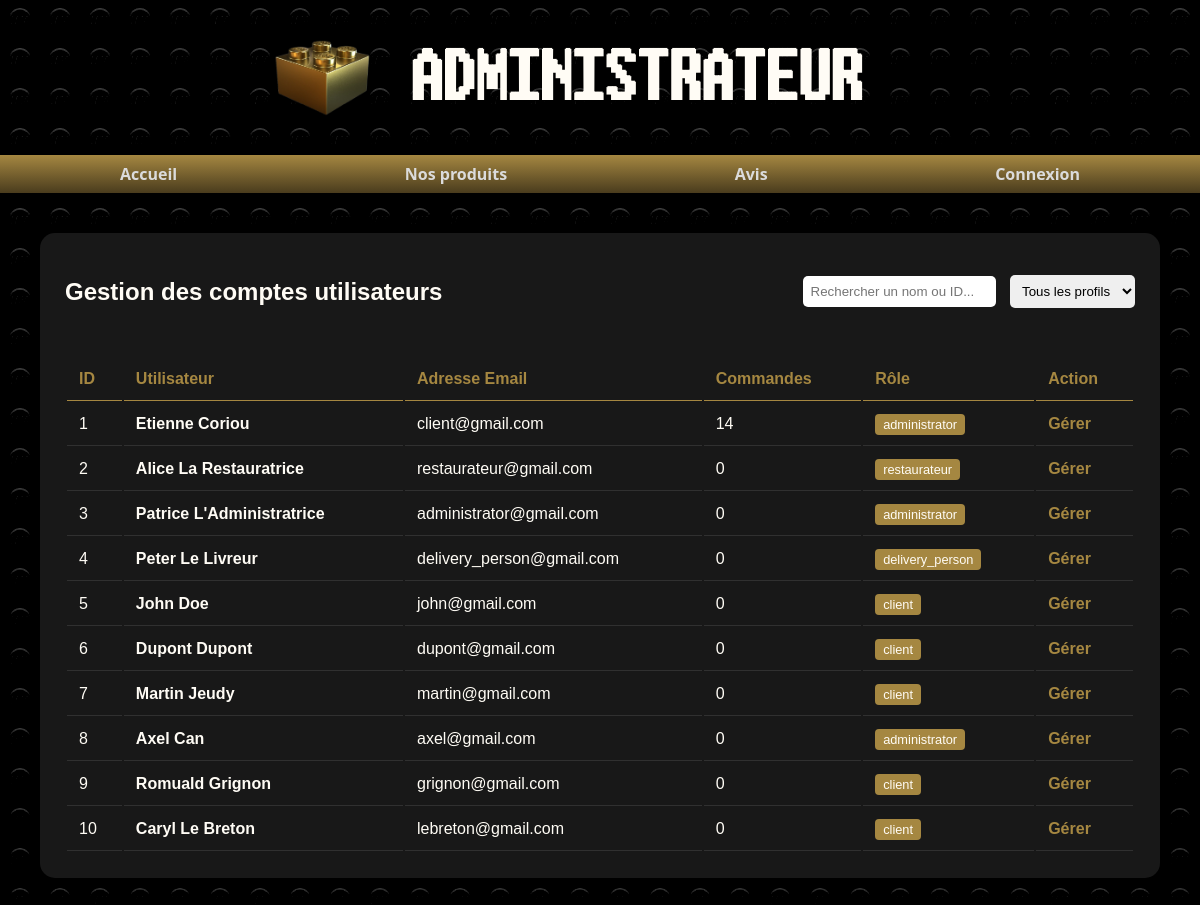
The app's page /admin.php with its own data.
### tables this page shows
CREATE TABLE users (
    id INT PRIMARY KEY AUTO_INCREMENT,
    email VARCHAR(255) UNIQUE NOT NULL,
    password_hash VARCHAR(255) NOT NULL,
    first_name VARCHAR(255),
    last_name VARCHAR(255),
    role_id INT NOT NULL,
    phone VARCHAR(20),
    birth_date DATE,
    inscription_date DATETIME,
    last_connection DATETIME,
    street_nb INT,
    street_nb_suf VARCHAR(3),
    street VARCHAR(50),
    town VARCHAR(50),
    zip_code INT,
    intercom_code VARCHAR(50),
    FOREIGN KEY(role_id) REFERENCES role(id)
);

CREATE TABLE role (
    id INT PRIMARY KEY AUTO_INCREMENT,
    name VARCHAR(15) UNIQUE NOT NULL
);

### admin.php (the view, shortened to what this page needs)
<?php
include_once 'db_connect.php';
$stmt = $pdo->prepare("
SELECT u.id, u.email, u.first_name, u.last_name, r.name AS role,
(
COALESCE(SUM(CASE WHEN ps.name = 'pending' THEN m.total_menu_quantity ELSE 0 END), 0) +
COALESCE(SUM(CASE WHEN ps.name = 'pending' THEN cf.total_food_quantity ELSE 0 END), 0)
) AS total_quantity
FROM users u
LEFT JOIN role r ON u.role_id = r.id
LEFT JOIN cart c ON u.id = c.user_id
LEFT JOIN payment_status ps ON c.payment_status_id = ps.id
LEFT JOIN (
    SELECT cart_id, SUM(quantity) AS total_menu_quantity
    FROM cart_menu
    GROUP BY cart_id
) m ON c.id = m.cart_id
LEFT JOIN (
    SELECT cart_id, SUM(quantity) AS total_food_quantity
    FROM cart_food
    GROUP BY cart_id
) cf ON c.id = cf.cart_id
GROUP BY u.id, u.email, u.first_name, u.last_name, r.name;
");
$stmt->execute();
$users_data = $stmt->fetchAll();
?>
<!DOCTYPE html>
<html lang="fr">
<head>
    <link rel="stylesheet" href="style.css">
    <link rel="stylesheet" href="admin.css">
</head>
<body>
    <header>
        <div id="main-header">
            <img id="logo" src="./images/LOGO.png" alt="Logo">
            <h1>ADMINISTRATEUR</h1>
            <video class="video-background" autoplay muted loop>
                <source src="./images/header_background.mp4" type="video/mp4">
            </video>
        </div>
        <section id="navbar-header">
            <a href="index.php" class="navbarbutton">Accueil</a>
            <a href="presentation.php" class="navbarbutton">Nos produits</a>
            <a href="reviews.php" class="navbarbutton">Avis</a>
            <?php if (isset($_SESSION['user'])): ?>
                <a href="profile.php" class="navbarbutton">Mon Profil</a>
            <?php if ($_SESSION['user']['role'] === 'administrator'): ?>
                <a href="admin.php" class="navbarbutton">Panel Admin</a>
            <?php elseif ($_SESSION['user']['role'] === 'restaurateur'): ?>
                <a href="restaurateur.php" class="navbarbutton">Gestion Commandes</a>
            <?php elseif ($_SESSION['user']['role'] === 'delivery_person'): ?>
                <a href="delivery.php" class="navbarbutton">Mes Livraisons</a>
            <?php endif; ?>
            <a href="logout.php" class="navbarbutton alert">Déconnexion</a>
            <?php else: ?>
                <a href="login.php" class="navbarbutton">Connexion</a>
            <?php endif; ?>
        </section>
    </header>
    <main class="admin-main">
        <div class="panel">
            <div class="panel-header">
                <h2>Gestion des comptes utilisateurs</h2>
                <div class="controls">
                    <input type="text" placeholder="Rechercher un nom ou ID..." class="search-bar">
                    <select class="filter-select">
                        <option>Tous les profils</option>
                    </select>
                </div>
            </div>
            <table class="admin-table">
                <thead>
                    <tr>
                        <th>ID</th>
                        <th>Utilisateur</th>
                        <th>Adresse Email</th>
                        <th>Commandes</th> <th>Rôle</th>
                        <th>Action</th>
                    </tr>
                </thead>
                <tbody>
                    <?php
                    foreach($users_data as $user_data) {
                        echo '<tr>
                            <td>'. $user_data['id'] .'</td>
                            <td><strong>'. $user_data['first_name'] .' '. $user_data['last_name'] .'</strong></td>
                            <td>'. $user_data['email'] .'</td>
                            <td>'. $user_data['total_quantity'] .'</td>
                            <td><span class="tag gold">'. $user_data['role'] .'</span></td>
                            <td><a href="profile.php" class="action-link">Gérer</a></td>
                        </tr>';
                    }
                    ?>
                </tbody>
            </table>
        </div>
    </main>
</body>
</html>

### style.css (style rules this page uses)
:root { --navbartext: #dbdbdb; --gold: linear-gradient(#a58741, #4a3c1d); --solid-gold: #a58741; --solid-dark-gold: #4a3c1d; --offwhite: #fffcf5; --lightgray: #555; --darkgray: #181818; --input-color: #ffffff0d; --red: #e53935; --darkred: #b32c29; }
body { margin: 0; font-family: Impact, Haettenschweiler, 'Arial Narrow Bold', sans-serif; background-image: url('images/background.png'); color: var(--offwhite); }
h1 { font-family: 'Brix', sans-serif; }
h2 { color: var(--offwhite); text-align: center; }
#main-header { display: flex; position: relative; align-items: center; justify-content: center; width: 100%; padding-inline: clamp(10px, 3vw, 30px); gap: 12px; box-sizing: border-box; }
#main-header h1 { text-align: left; margin-right: clamp(20px, 9vw, 90px); }
#navbar-header { padding: 8px clamp(10px, 10vw, 150px); background: var(--gold); display: flex; flex-direction: row; justify-content: space-between; align-items: center; }
#logo { height: clamp(40px, 8vw, 78px); width: auto; z-index: 1; filter: drop-shadow(1px 0px 5px rgba(0, 0, 0, 0.5)); }
.navbarbutton { position: relative; text-decoration: none; font-family:'Segoe UI', Tahoma, Geneva, Verdana, sans-serif; font-weight: bold; color: var(--navbartext); }
.navbarbutton::after { content: ""; position: absolute; left: 0; bottom: -2px; width: 100%; height: 1px; background: var(--navbartext); transform: scaleX(0); transform-origin: center; transition: 0.3s; }
h1 { font-size: clamp(1rem, 5vw, 50px); white-space: nowrap; padding-top: 15px; filter: drop-shadow(1px 0px 5px rgba(0, 0, 0, 0.2)); position: relative; z-index: 1; text-align: center; }
.video-background { position: absolute; width: 100%; height: 100%; object-fit: cover; z-index: 0; filter: brightness(30%); }

### admin.css (style rules this page uses)
.admin-main { padding: 40px; }
.panel { background: var(--darkgray); border: 0px; border-radius: 15px; padding: 25px; }
.panel-header { display: flex; justify-content: space-between; align-items: center; margin-bottom: 20px; border: 0px; padding-bottom: 10px; }
.search-bar, .filter-select { padding: 8px; border-radius: 5px; border: none; margin-left: 10px; }
.admin-table { width: 100%; margin-top: 10px; }
.admin-table th { color: var(--solid-gold); text-align: left; padding: 12px; border-bottom: 1px solid var(--solid-gold); }
.admin-table td { padding: 12px; color: var(--offwhite); border-bottom: 1px solid rgba(255, 255, 255, 0.1); }
.tag { padding: 3px 8px; border-radius: 4px; font-size: 0.8rem; background: var(--darkgray); }
.tag.gold { background: var(--solid-gold); }
.action-link { color: var(--solid-gold); text-decoration: none; font-weight: bold; }

### records on screen
users: id "1", first_name "Etienne", last_name "Coriou", email "client@gmail.com", total_quantity "14", role.name "administrator"
users: id "2", first_name "Alice", last_name "La Restauratrice", email "restaurateur@gmail.com", total_quantity "0", role.name "restaurateur"
users: id "3", first_name "Patrice", last_name "L'Administratrice", email "administrator@gmail.com", total_quantity "0", role.name "administrator"
users: id "4", first_name "Peter", last_name "Le Livreur", email "delivery_person@gmail.com", total_quantity "0", role.name "delivery_person"
users: id "5", first_name "John", last_name "Doe", email "john@gmail.com", total_quantity "0", role.name "client"
users: id "6", first_name "Dupont", last_name "Dupont", email "dupont@gmail.com", total_quantity "0", role.name "client"
users: id "7", first_name "Martin", last_name "Jeudy", email "martin@gmail.com", total_quantity "0", role.name "client"
users: id "8", first_name "Axel", last_name "Can", email "axel@gmail.com", total_quantity "0", role.name "administrator"
users: id "9", first_name "Romuald", last_name "Grignon", email "grignon@gmail.com", total_quantity "0", role.name "client"
users: id "10", first_name "Caryl", last_name "Le Breton", email "lebreton@gmail.com", total_quantity "0", role.name "client"
